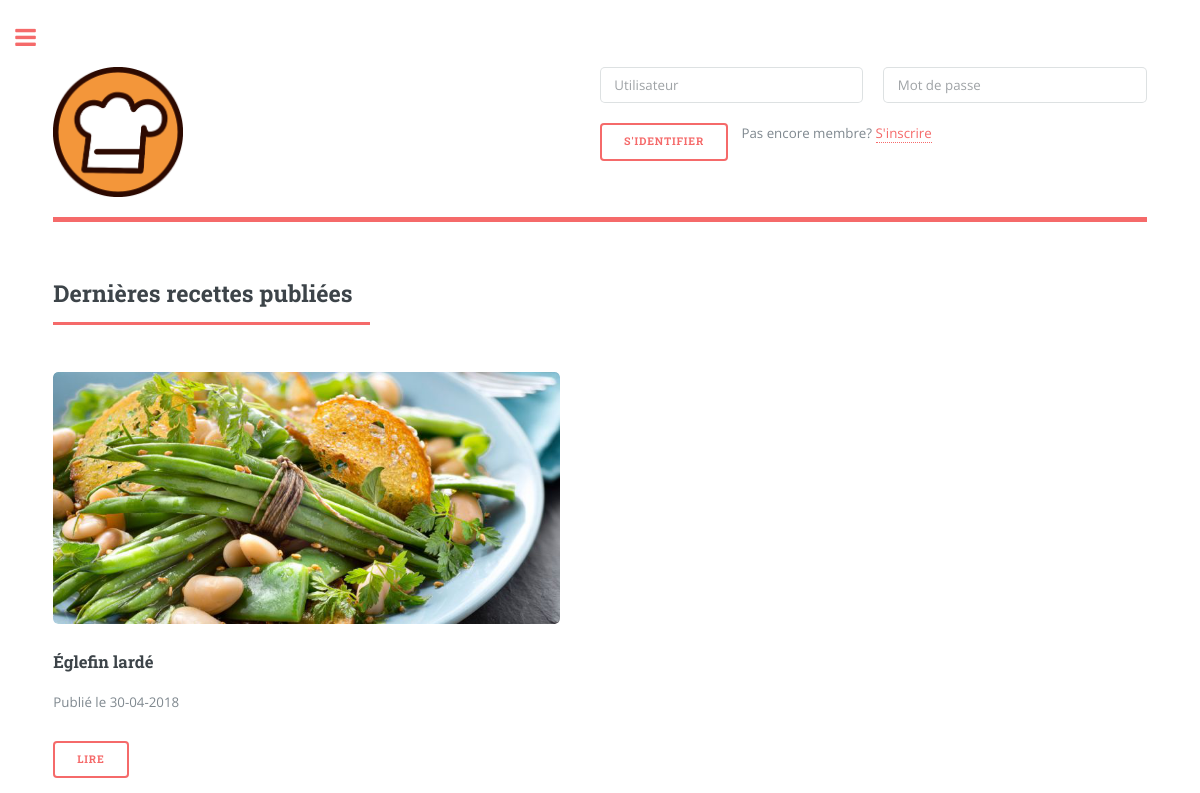
The page / on the database its author committed.
### tables this page shows
CREATE TABLE `recette` (
  `id` int(11) NOT NULL,
  `titre` varchar(50) DEFAULT NULL,
  `iduser` int(11) NOT NULL,
  `date` datetime DEFAULT NULL,
  `photo` varchar(255) DEFAULT NULL,
  `statut` int(11) DEFAULT NULL
);

### includes/functions.php (called while the page is built, shortened)
<?php
function getLastsRecettes() {
  include('setup.php');
  $user_check_query = "SELECT * FROM recette WHERE statut = 1 ORDER BY id DESC";
  $result = mysqli_query($db, $user_check_query);
  return $result;
}
?>

### index.php (the view, shortened to what this page needs)
<?php include 'includes/functions.php' ?>
<!DOCTYPE HTML>
<html>
<head>
	<link rel="stylesheet" href="assets/css/main.css" />
</head>
<body class="is-preload">
	<div id="wrapper">
		<div id="main">
			<div class="inner">
				<?php include 'includes/header.php';?>
				<section>
					<header class="major">
						<h2>Dernières recettes publiées</h2>
					</header>
					<div class="posts">
						<?php
						$recettes = getLastsRecettes();
						while ($rec = $recettes->fetch_assoc()) {
							?>
							<article>
								<a href='<?php echo ('./recette.php?idRecette=' . $rec['id']) ?>' class="image"><img src='<?php echo ('img/' . $rec['photo']) ?>' /></a>
								<h3><?php echo($rec['titre']); ?></h3>
								<p><?php $date = new DateTime($rec["date"]);
                                    echo "Publié le ".$date->format('d-m-Y');?></p>
								<ul class="actions">
									<li><a href='<?php echo ('./recette.php?idRecette=' . $rec['id']) ?>' class="button">Lire</a></li>
								</ul>
							</article>
							<?php
						}
						?>
					</div>
				</section>
			</div>
		</div>
	</div>
</body>
</html>

### rows shown on the page
recette: photo (picture), titre "Églefin lardé", date "30-04-2018"
